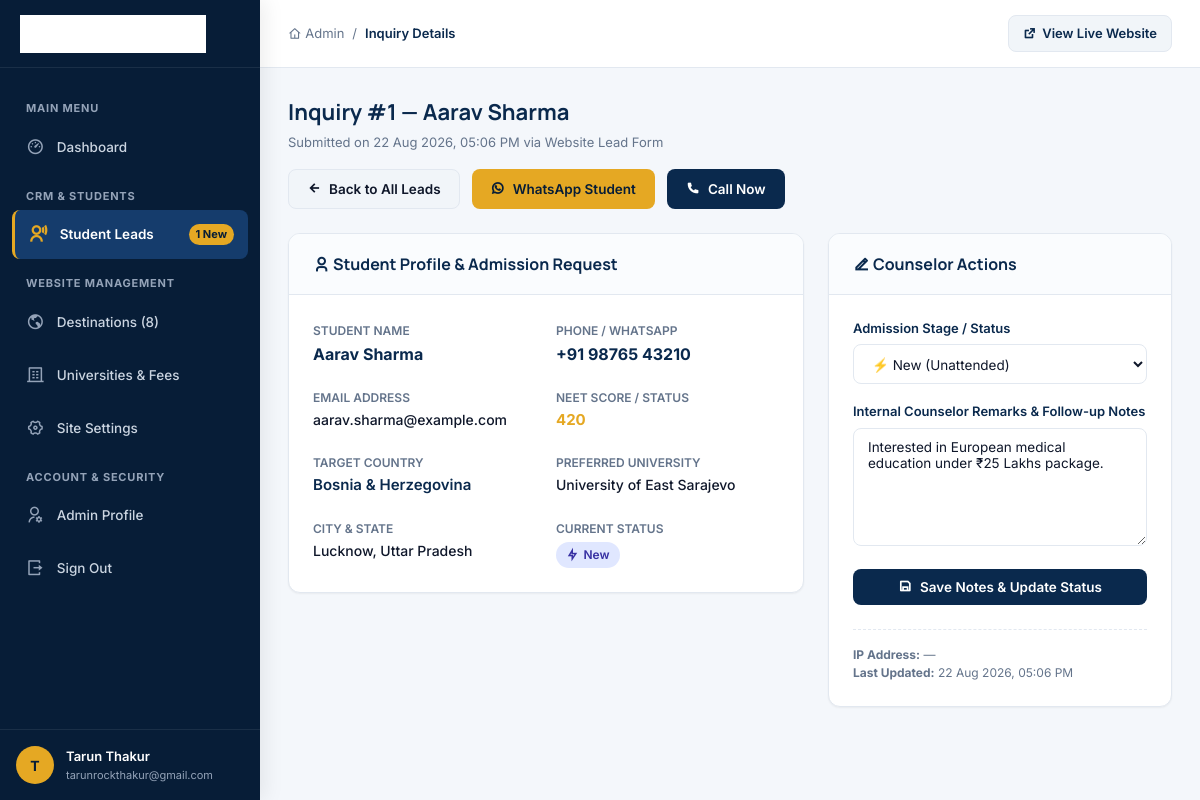
The app's page /admin/lead-view.php?id=1 (signed in) with its own data.
### tables this page shows
CREATE TABLE IF NOT EXISTS `leads` (
  `id` INT AUTO_INCREMENT PRIMARY KEY,
  `name` VARCHAR(150) NOT NULL,
  `phone` VARCHAR(30) NOT NULL,
  `email` VARCHAR(150) DEFAULT NULL,
  `country_interest` VARCHAR(100) DEFAULT NULL,
  `university_interest` VARCHAR(200) DEFAULT NULL,
  `neet_score` VARCHAR(50) DEFAULT NULL,
  `city_state` VARCHAR(150) DEFAULT NULL,
  `message` TEXT DEFAULT NULL,
  `source_page` VARCHAR(255) DEFAULT 'Website Lead Form',
  `status` ENUM('new', 'contacted', 'in_progress', 'admitted', 'rejected') NOT NULL DEFAULT 'new',
  `notes` TEXT DEFAULT NULL,
  `ip_address` VARCHAR(50) DEFAULT NULL,
  `created_at` TIMESTAMP DEFAULT CURRENT_TIMESTAMP,
  `updated_at` TIMESTAMP DEFAULT CURRENT_TIMESTAMP ON UPDATE CURRENT_TIMESTAMP
);

### admin/lead-view.php (the view, shortened to what this page needs)
<?php
require_once __DIR__ . '/inc/header.php';
$db = getDB();
$leadId = (int)($_GET['id'] ?? 0);
$stmt = $db->prepare("SELECT * FROM leads WHERE id = ? LIMIT 1");
$stmt->execute([$leadId]);
$lead = $stmt->fetch();
$cleanPhone = preg_replace('/[^0-9]/', '', $lead['phone']);
?>
<div class="page-head">
  <div class="page-title">
    <h1>Inquiry #<?= $lead['id'] ?> — <?= htmlspecialchars($lead['name']) ?></h1>
    <p>Submitted on <?= format_date($lead['created_at']) ?> via <?= htmlspecialchars($lead['source_page'] ?: 'Website Form') ?></p>
  </div>
  <div class="page-actions">
    <a href="leads.php" class="btn btn-secondary">
      <i class="ri-arrow-left-line"></i> Back to All Leads
    </a>
    <a href="https://wa.me/<?= $cleanPhone ?>?text=Hello%20<?= urlencode($lead['name']) ?>%2C%20greetings%20from%20MedicEdu%20Global." target="_blank" class="btn btn-accent">
      <i class="ri-whatsapp-line"></i> WhatsApp Student
    </a>
    <a href="tel:<?= htmlspecialchars($lead['phone']) ?>" class="btn btn-primary">
      <i class="ri-phone-fill"></i> Call Now
    </a>
  </div>
</div>
<div style="display:grid;grid-template-columns:1.5fr 1fr;gap:24px;">
  <div>
    <div class="card">
      <div class="card-header">
        <h3><i class="ri-user-3-line"></i> Student Profile & Admission Request</h3>
      </div>
      <div class="card-body">
        <div style="display:grid;grid-template-columns:1fr 1fr;gap:20px;">
          <div>
            <span style="font-size:12px;color:var(--admin-text-muted);text-transform:uppercase;font-weight:600;">Student Name</span>
            <div style="font-size:16px;font-weight:700;color:var(--admin-navy);margin-top:2px;"><?= htmlspecialchars($lead['name']) ?></div>
          </div>
          <div>
            <span style="font-size:12px;color:var(--admin-text-muted);text-transform:uppercase;font-weight:600;">Phone / WhatsApp</span>
            <div style="font-size:16px;font-weight:700;color:var(--info);margin-top:2px;">
              <a href="tel:<?= htmlspecialchars($lead['phone']) ?>"><?= htmlspecialchars($lead['phone']) ?></a>
            </div>
          </div>
          <div>
            <span style="font-size:12px;color:var(--admin-text-muted);text-transform:uppercase;font-weight:600;">Email Address</span>
            <div style="font-size:14px;font-weight:500;margin-top:2px;">
              <?= htmlspecialchars($lead['email'] ?: 'Not Provided') ?>
            </div>
          </div>
          <div>
            <span style="font-size:12px;color:var(--admin-text-muted);text-transform:uppercase;font-weight:600;">NEET Score / Status</span>
            <div style="font-size:15px;font-weight:700;color:var(--admin-gold);margin-top:2px;">
              <?= htmlspecialchars($lead['neet_score'] ?: 'Not Specified') ?>
            </div>
          </div>
          <div>
            <span style="font-size:12px;color:var(--admin-text-muted);text-transform:uppercase;font-weight:600;">Target Country</span>
            <div style="font-size:15px;font-weight:600;color:var(--admin-navy);margin-top:2px;">
              <?= htmlspecialchars($lead['country_interest'] ?: 'Any Recommended') ?>
            </div>
          </div>
          <div>
            <span style="font-size:12px;color:var(--admin-text-muted);text-transform:uppercase;font-weight:600;">Preferred University</span>
            <div style="font-size:14px;font-weight:500;margin-top:2px;">
              <?= htmlspecialchars($lead['university_interest'] ?: 'Open to Suggestions') ?>
            </div>
          </div>
          <div>
            <span style="font-size:12px;color:var(--admin-text-muted);text-transform:uppercase;font-weight:600;">City & State</span>
            <div style="font-size:14px;font-weight:500;margin-top:2px;">
              <?= htmlspecialchars($lead['city_state'] ?: 'Not Specified') ?>
            </div>
          </div>
          <div>
            <span style="font-size:12px;color:var(--admin-text-muted);text-transform:uppercase;font-weight:600;">Current Status</span>
            <div style="margin-top:4px;">
              <?= status_badge($lead['status']) ?>
            </div>
          </div>
        </div>
      </div>
    </div>
  </div>
  <div>
    <div class="card">
      <div class="card-header">
        <h3><i class="ri-edit-2-line"></i> Counselor Actions</h3>
      </div>
      <div class="card-body">
        <form method="POST" action="">
          <div class="form-group">
            <label for="status">Admission Stage / Status</label>
            <select class="form-control" name="status" id="status">
              <option value="new" <?= $lead['status'] === 'new' ? 'selected' : '' ?>>⚡ New (Unattended)</option>
            </select>
          </div>
          <div class="form-group">
            <label for="notes">Internal Counselor Remarks & Follow-up Notes</label>
            <textarea class="form-control" name="notes" id="notes" rows="6" placeholder="Write counseling updates, parent discussion notes, documents pending, or follow-up date..."><?= htmlspecialchars($lead['notes'] ?? '') ?></textarea>
          </div>
          <button type="submit" class="btn btn-primary" style="width:100%;">
            <i class="ri-save-line"></i> Save Notes & Update Status
          </button>
        </form>
        <div style="margin-top:24px;padding-top:16px;border-top:1px dashed var(--admin-border);font-size:12px;color:var(--admin-text-muted);">
          <div><strong>IP Address:</strong> <?= htmlspecialchars($lead['ip_address'] ?: '—') ?></div>
          <div><strong>Last Updated:</strong> <?= format_date($lead['updated_at']) ?></div>
        </div>
      </div>
    </div>
  </div>
</div>
<?php require_once __DIR__ . '/inc/footer.php'; ?>

### admin/css/admin.css (style rules this page uses)
:root { --admin-navy: #0A294D; --admin-navy-dark: #071D37; --admin-navy-light: #153C6C; --admin-gold: #E5A823; --admin-gold-hover: #D49817; --admin-bg: #F4F7FB; --admin-card-bg: #FFFFFF; --admin-border: #E2E8F0; --admin-text-main: #0F172A; --admin-text-muted: #64748B; --admin-sidebar-width: 260px; --admin-topbar-height: 68px; --success: #10B981; --success-bg: #ECFDF5; --warning: #F59E0B; --warning-bg: #FFFBEB; --danger: #EF4444; --danger-bg: #FEF2F2; --info: #3B82F6; --info-bg: #EFF6FF; --shadow-sm: 0 1px 2px rgba(0, 0, 0, 0.05); --shadow-md: 0 4px 12px rgba(10, 41, 77, 0.06); --shadow-lg: 0 10px 25px rgba(10, 41, 77, 0.09); --radius: 12px; }
*, *::before, *::after { box-sizing: border-box; margin: 0; padding: 0; }
body { font-family: 'Inter', system-ui, -apple-system, sans-serif; background-color: var(--admin-bg); color: var(--admin-text-main); line-height: 1.5; font-size: 14px; -webkit-font-smoothing: antialiased; }
h1, h2, h3, h4, h5, h6 { font-family: 'Manrope', 'Inter', sans-serif; color: var(--admin-navy); font-weight: 700; }
a { color: var(--admin-navy); text-decoration: none; transition: all 0.2s ease; }
.page-head { display: flex; align-items: center; justify-content: space-between; margin-bottom: 24px; flex-wrap: wrap; gap: 16px; }
.page-title h1 { font-size: 22px; margin-bottom: 4px; }
.page-title p { color: var(--admin-text-muted); font-size: 13px; }
.page-actions { display: flex; align-items: center; gap: 12px; }
.card { background: var(--admin-card-bg); border-radius: var(--radius); border: 1px solid var(--admin-border); box-shadow: var(--shadow-sm); margin-bottom: 24px; overflow: hidden; }
.card-header { padding: 18px 24px; border-bottom: 1px solid var(--admin-border); display: flex; align-items: center; justify-content: space-between; background: #FAFCFE; }
.card-header h2, .card-header h3 { font-size: 16px; margin: 0; }
.card-body { padding: 24px; }
.btn { display: inline-flex; align-items: center; justify-content: center; gap: 8px; font-family: 'Inter', sans-serif; font-size: 13.5px; font-weight: 600; padding: 9px 18px; border-radius: 8px; border: 1px solid transparent; cursor: pointer; transition: all 0.2s ease; text-decoration: none; }
.btn-primary { background: var(--admin-navy); color: #FFFFFF; }
.btn-accent { background: var(--admin-gold); color: var(--admin-navy-dark); }
.btn-secondary { background: #F1F5F9; color: var(--admin-text-main); border-color: var(--admin-border); }
.form-group { margin-bottom: 18px; }
.form-group label { display: block; font-size: 13px; font-weight: 600; margin-bottom: 6px; color: var(--admin-navy); }
.form-control { width: 100%; padding: 10px 14px; border-radius: 8px; border: 1px solid var(--admin-border); font-family: inherit; font-size: 13.5px; background: #FFFFFF; color: var(--admin-text-main); transition: border-color 0.2s ease, box-shadow 0.2s ease; }
textarea.form-control { resize: vertical; min-height: 90px; }

### records on screen
leads: id "1", name "Aarav Sharma", created_at "22 Aug 2026, 05:06 PM", source_page "Website Lead Form", phone "+91 98765 43210", email "aarav.sharma@example.com", neet_score "420", country_interest "Bosnia & Herzegovina", university_interest "University of East Sarajevo", city_state "Lucknow, Uttar Pradesh", status "⚡ New (Unattended)", notes "Interested in European medical education under ₹25 Lakhs package.", ip_address "—", updated_at "22 Aug 2026, 05:06 PM"

### other values on screen
$newLeadsCount "1"
substr($_SESSION['admin_name'] ?? 'Admin', 0, 1) "T"
$_SESSION['admin_name'] "Tarun Thakur"
$_SESSION['admin_email'] "tarunrockthakur@gmail.com"
$breadcrumb "Inquiry Details"
